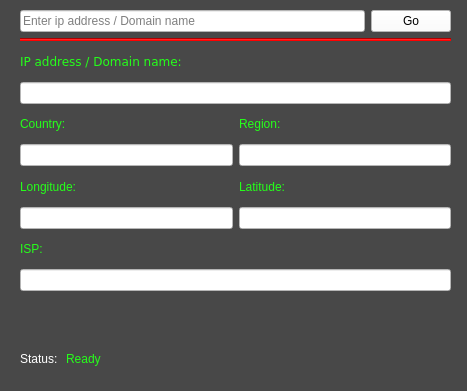
<?xml version="1.0" encoding="UTF-8"?>
<ui version="4.0">
 <class>MainWindow</class>
 <widget class="QMainWindow" name="MainWindow">
  <property name="geometry">
   <rect>
    <x>0</x>
    <y>0</y>
    <width>467</width>
    <height>391</height>
   </rect>
  </property>
  <property name="minimumSize">
   <size>
    <width>467</width>
    <height>391</height>
   </size>
  </property>
  <property name="maximumSize">
   <size>
    <width>467</width>
    <height>391</height>
   </size>
  </property>
  <property name="windowTitle">
   <string>WhoDis</string>
  </property>
  <property name="windowIcon">
   <iconset resource="resoucres.qrc">
    <normaloff>:/Style/Stylesheet/icons8-ethernet-on-96.png</normaloff>:/Style/Stylesheet/icons8-ethernet-on-96.png</iconset>
  </property>
  <property name="styleSheet">
   <string notr="true">background-color: rgb(72, 72, 72);</string>
  </property>
  <widget class="QWidget" name="centralwidget">
   <widget class="QWidget" name="layoutWidget">
    <property name="geometry">
     <rect>
      <x>20</x>
      <y>10</y>
      <width>431</width>
      <height>281</height>
     </rect>
    </property>
    <layout class="QVBoxLayout" name="verticalLayout_7">
     <item>
      <layout class="QHBoxLayout" name="horizontalLayout">
       <item>
        <widget class="QLineEdit" name="input_line">
         <property name="styleSheet">
          <string notr="true">background-color: rgb(255, 255, 255);
color: rgb(0, 0, 0);</string>
         </property>
         <property name="frame">
          <bool>true</bool>
         </property>
         <property name="readOnly">
          <bool>false</bool>
         </property>
         <property name="placeholderText">
          <string>Enter ip address / Domain name</string>
         </property>
        </widget>
       </item>
       <item>
        <widget class="QPushButton" name="go_button">
         <property name="styleSheet">
          <string notr="true">background-color: rgb(255, 255, 255);
selection-background-color: rgb(85, 255, 255);
color: rgb(0, 0, 0);</string>
         </property>
         <property name="text">
          <string>Go</string>
         </property>
         <property name="icon">
          <iconset resource="resoucres.qrc">
           <normaloff>:/Style/Stylesheet/icons8-web-address-96.png</normaloff>:/Style/Stylesheet/icons8-web-address-96.png</iconset>
         </property>
        </widget>
       </item>
      </layout>
     </item>
     <item>
      <widget class="Line" name="line">
       <property name="styleSheet">
        <string notr="true">background-color: rgb(255, 0, 0);</string>
       </property>
       <property name="orientation">
        <enum>Qt::Horizontal</enum>
       </property>
      </widget>
     </item>
     <item>
      <layout class="QVBoxLayout" name="verticalLayout">
       <item>
        <widget class="QLabel" name="label">
         <property name="font">
          <font>
           <family>Verdana</family>
          </font>
         </property>
         <property name="autoFillBackground">
          <bool>false</bool>
         </property>
         <property name="styleSheet">
          <string notr="true">color: rgb(37, 255, 26);
</string>
         </property>
         <property name="text">
          <string>IP address / Domain name:</string>
         </property>
        </widget>
       </item>
       <item>
        <widget class="QLineEdit" name="ip_address">
         <property name="styleSheet">
          <string notr="true">background-color: rgb(255, 255, 255);
color: rgb(0, 0, 0);</string>
         </property>
         <property name="text">
          <string/>
         </property>
         <property name="frame">
          <bool>true</bool>
         </property>
         <property name="readOnly">
          <bool>true</bool>
         </property>
        </widget>
       </item>
      </layout>
     </item>
     <item>
      <layout class="QHBoxLayout" name="horizontalLayout_2">
       <item>
        <layout class="QVBoxLayout" name="verticalLayout_2">
         <item>
          <widget class="QLabel" name="label_2">
           <property name="styleSheet">
            <string notr="true">color: rgb(37, 255, 26);</string>
           </property>
           <property name="text">
            <string>Country:</string>
           </property>
          </widget>
         </item>
         <item>
          <widget class="QLineEdit" name="country">
           <property name="styleSheet">
            <string notr="true">background-color: rgb(255, 255, 255);
color: rgb(0, 0, 0);</string>
           </property>
           <property name="frame">
            <bool>true</bool>
           </property>
           <property name="readOnly">
            <bool>true</bool>
           </property>
          </widget>
         </item>
        </layout>
       </item>
       <item>
        <layout class="QVBoxLayout" name="verticalLayout_3">
         <item>
          <widget class="QLabel" name="label_4">
           <property name="styleSheet">
            <string notr="true">color: rgb(37, 255, 26);</string>
           </property>
           <property name="text">
            <string>Region:</string>
           </property>
          </widget>
         </item>
         <item>
          <widget class="QLineEdit" name="region">
           <property name="styleSheet">
            <string notr="true">background-color: rgb(255, 255, 255);
color: rgb(0, 0, 0);</string>
           </property>
           <property name="frame">
            <bool>true</bool>
           </property>
           <property name="readOnly">
            <bool>true</bool>
           </property>
          </widget>
         </item>
        </layout>
       </item>
      </layout>
     </item>
     <item>
      <layout class="QHBoxLayout" name="horizontalLayout_3">
       <item>
        <layout class="QVBoxLayout" name="verticalLayout_4">
         <item>
          <widget class="QLabel" name="label_5">
           <property name="styleSheet">
            <string notr="true">color: rgb(37, 255, 26);</string>
           </property>
           <property name="text">
            <string>Longitude:</string>
           </property>
          </widget>
         </item>
         <item>
          <widget class="QLineEdit" name="longitude">
           <property name="styleSheet">
            <string notr="true">background-color: rgb(255, 255, 255);
color: rgb(0, 0, 0);</string>
           </property>
           <property name="frame">
            <bool>true</bool>
           </property>
           <property name="readOnly">
            <bool>true</bool>
           </property>
          </widget>
         </item>
        </layout>
       </item>
       <item>
        <layout class="QVBoxLayout" name="verticalLayout_5">
         <item>
          <widget class="QLabel" name="label_6">
           <property name="styleSheet">
            <string notr="true">color: rgb(37, 255, 26);</string>
           </property>
           <property name="text">
            <string>Latitude:</string>
           </property>
          </widget>
         </item>
         <item>
          <widget class="QLineEdit" name="latitude">
           <property name="styleSheet">
            <string notr="true">background-color: rgb(255, 255, 255);
color: rgb(0, 0, 0);</string>
           </property>
           <property name="frame">
            <bool>true</bool>
           </property>
           <property name="readOnly">
            <bool>true</bool>
           </property>
          </widget>
         </item>
        </layout>
       </item>
      </layout>
     </item>
     <item>
      <layout class="QVBoxLayout" name="verticalLayout_6">
       <item>
        <widget class="QLabel" name="label_7">
         <property name="styleSheet">
          <string notr="true">color: rgb(37, 255, 26);</string>
         </property>
         <property name="text">
          <string>ISP:</string>
         </property>
        </widget>
       </item>
       <item>
        <widget class="QLineEdit" name="isp">
         <property name="styleSheet">
          <string notr="true">background-color: rgb(255, 255, 255);
color: rgb(0, 0, 0);</string>
         </property>
         <property name="frame">
          <bool>true</bool>
         </property>
         <property name="readOnly">
          <bool>true</bool>
         </property>
        </widget>
       </item>
      </layout>
     </item>
    </layout>
   </widget>
   <widget class="QWidget" name="layoutWidget">
    <property name="geometry">
     <rect>
      <x>20</x>
      <y>350</y>
      <width>85</width>
      <height>18</height>
     </rect>
    </property>
    <layout class="QHBoxLayout" name="horizontalLayout_4">
     <item>
      <widget class="QLabel" name="label_8">
       <property name="styleSheet">
        <string notr="true">color: rgb(255, 255, 255);</string>
       </property>
       <property name="text">
        <string>Status:</string>
       </property>
      </widget>
     </item>
     <item>
      <widget class="QLabel" name="status">
       <property name="styleSheet">
        <string notr="true">color: rgb(37, 255, 26);</string>
       </property>
       <property name="text">
        <string>Ready</string>
       </property>
      </widget>
     </item>
    </layout>
   </widget>
  </widget>
  <widget class="QStatusBar" name="statusbar"/>
 </widget>
 <resources>
  <include location="resoucres.qrc"/>
 </resources>
 <connections/>
</ui>
